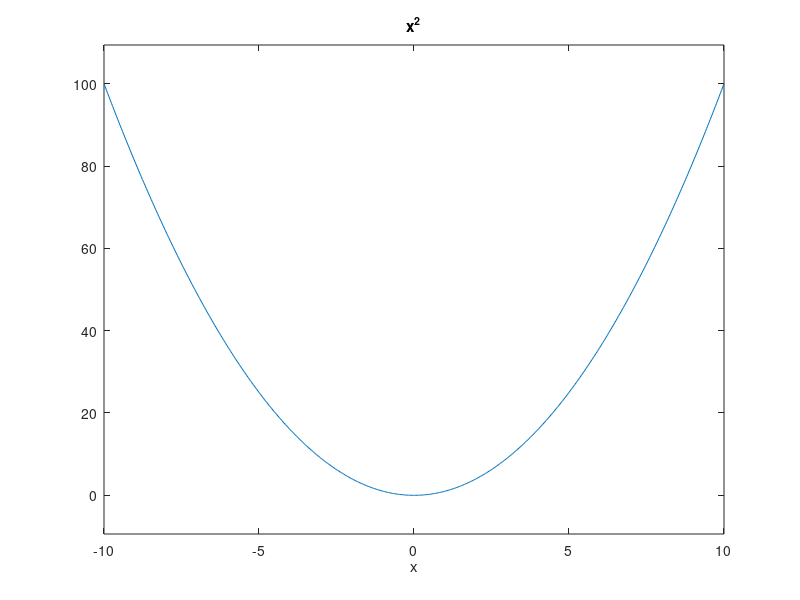

Recreate this plot in MATLAB. (Note: this script raises an error after producing the figure.)
clc; clear;
ezplot('x^2')

% przedział x
ezplot('x^2', [-10,10])

% przedział i 'x' i 'y'
ezplot('x^2', [-10 10 - 5 25])

% Funkcja uwikłana
ezplot('x^2+2*y^2+3^x-5')

% Na szybko wykresik 3D
ezsurf('exp(-x^2-y^2)')